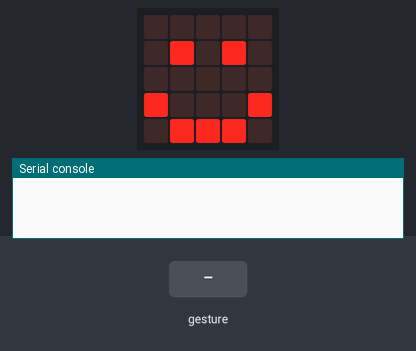
A program run on a simulated BBC micro:bit running MicroPython. On the bench: the board's 5×5 LED display, the last lines printed to the serial console. The inputs (shaded band) are chosen by the test bench. Random numbers come from a fixed seed; a tilt is held for 1.5 s and a shake lasts 1 s, then the board lies face up again.

Above: at 1.2 s.
1.3 s: gesture 'shake'
At 2.02 s:
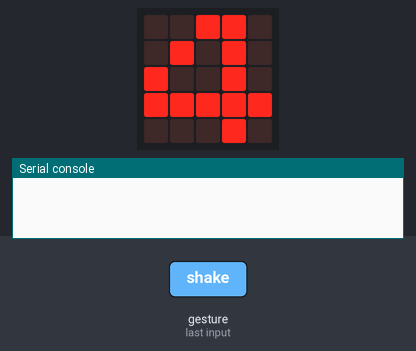
At 3.0 s:
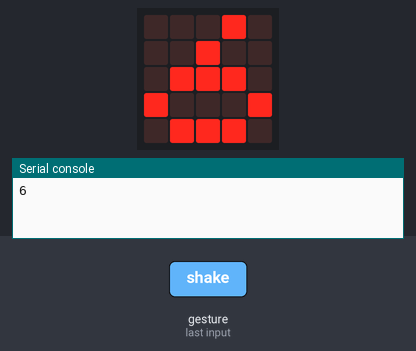
Timing chart, 0 to 4.5 s (numbered marks = the images above; inputs shaded):
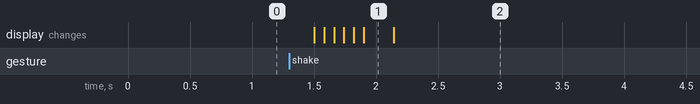

Measured:
- after the input at 1.3 s, the display: first changes after 0.20 s (image 1 shows a later state)

The program:

Micro-bit_code.py
```python
from microbit import *
import random

display.show(Image.HAPPY)

while True:
    if accelerometer.was_gesture('shake'):
        for _ in range(8):
            display.show(random.randint(1, 6))
            sleep(80)

        zar = random.randint(1, 6)
        display.show(zar)

        print(zar)

        sleep(1000)
```
